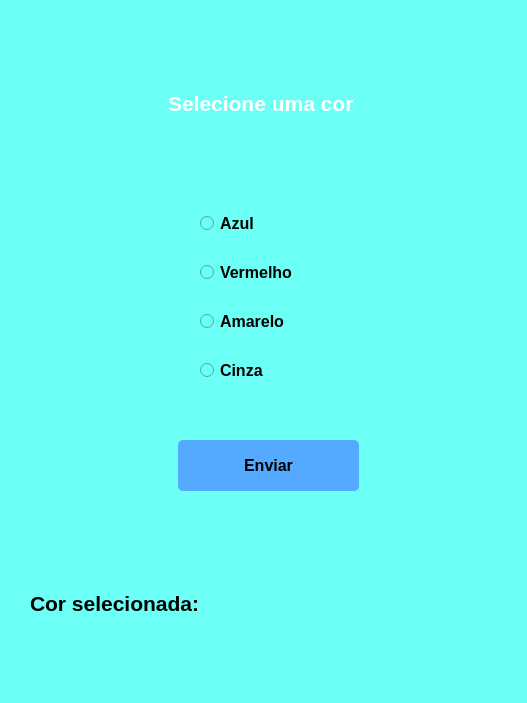
<?xml version="1.0" encoding="UTF-8"?>
<ui version="4.0">
 <class>MainWindow</class>
 <widget class="QMainWindow" name="MainWindow">
  <property name="geometry">
   <rect>
    <x>0</x>
    <y>0</y>
    <width>527</width>
    <height>703</height>
   </rect>
  </property>
  <property name="windowTitle">
   <string>MainWindow</string>
  </property>
  <property name="styleSheet">
   <string notr="true">background-color: rgb(108, 255, 245);</string>
  </property>
  <widget class="QWidget" name="centralwidget">
   <widget class="QRadioButton" name="radioButton">
    <property name="geometry">
     <rect>
      <x>200</x>
      <y>211</y>
      <width>124</width>
      <height>24</height>
     </rect>
    </property>
    <property name="font">
     <font>
      <pointsize>12</pointsize>
      <weight>75</weight>
      <bold>true</bold>
     </font>
    </property>
    <property name="text">
     <string>Azul</string>
    </property>
   </widget>
   <widget class="QRadioButton" name="radioButton_2">
    <property name="geometry">
     <rect>
      <x>200</x>
      <y>260</y>
      <width>124</width>
      <height>24</height>
     </rect>
    </property>
    <property name="font">
     <font>
      <pointsize>12</pointsize>
      <weight>75</weight>
      <bold>true</bold>
     </font>
    </property>
    <property name="text">
     <string>Vermelho</string>
    </property>
   </widget>
   <widget class="QRadioButton" name="radioButton_3">
    <property name="geometry">
     <rect>
      <x>200</x>
      <y>309</y>
      <width>124</width>
      <height>24</height>
     </rect>
    </property>
    <property name="font">
     <font>
      <pointsize>12</pointsize>
      <weight>75</weight>
      <bold>true</bold>
     </font>
    </property>
    <property name="text">
     <string>Amarelo</string>
    </property>
   </widget>
   <widget class="QRadioButton" name="radioButton_4">
    <property name="geometry">
     <rect>
      <x>200</x>
      <y>358</y>
      <width>124</width>
      <height>24</height>
     </rect>
    </property>
    <property name="font">
     <font>
      <pointsize>12</pointsize>
      <weight>75</weight>
      <bold>true</bold>
     </font>
    </property>
    <property name="text">
     <string>Cinza</string>
    </property>
   </widget>
   <widget class="QLabel" name="label">
    <property name="geometry">
     <rect>
      <x>168</x>
      <y>90</y>
      <width>193</width>
      <height>26</height>
     </rect>
    </property>
    <property name="font">
     <font>
      <pointsize>16</pointsize>
      <weight>75</weight>
      <italic>false</italic>
      <bold>true</bold>
     </font>
    </property>
    <property name="styleSheet">
     <string notr="true">color: rgb(255, 255, 255);</string>
    </property>
    <property name="text">
     <string>Selecione uma cor</string>
    </property>
   </widget>
   <widget class="QLabel" name="label_2">
    <property name="geometry">
     <rect>
      <x>30</x>
      <y>590</y>
      <width>181</width>
      <height>26</height>
     </rect>
    </property>
    <property name="font">
     <font>
      <pointsize>16</pointsize>
      <weight>75</weight>
      <italic>false</italic>
      <bold>true</bold>
     </font>
    </property>
    <property name="text">
     <string>Cor selecionada:</string>
    </property>
   </widget>
   <widget class="QPushButton" name="pushButton">
    <property name="geometry">
     <rect>
      <x>178</x>
      <y>440</y>
      <width>181</width>
      <height>51</height>
     </rect>
    </property>
    <property name="font">
     <font>
      <pointsize>12</pointsize>
      <weight>75</weight>
      <bold>true</bold>
     </font>
    </property>
    <property name="styleSheet">
     <string notr="true">background-color: rgb(85, 170, 255);border-radius:5px;</string>
    </property>
    <property name="text">
     <string>Enviar</string>
    </property>
   </widget>
   <widget class="QLabel" name="label_3">
    <property name="geometry">
     <rect>
      <x>220</x>
      <y>590</y>
      <width>291</width>
      <height>26</height>
     </rect>
    </property>
    <property name="font">
     <font>
      <pointsize>16</pointsize>
      <weight>75</weight>
      <italic>false</italic>
      <bold>true</bold>
     </font>
    </property>
    <property name="text">
     <string/>
    </property>
   </widget>
  </widget>
  <widget class="QMenuBar" name="menubar">
   <property name="geometry">
    <rect>
     <x>0</x>
     <y>0</y>
     <width>527</width>
     <height>22</height>
    </rect>
   </property>
  </widget>
  <widget class="QStatusBar" name="statusbar"/>
 </widget>
 <resources/>
 <connections/>
</ui>
